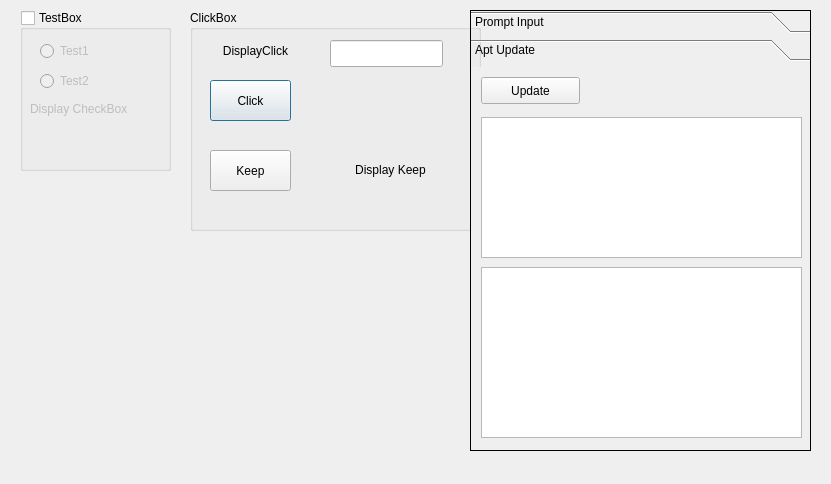
<?xml version="1.0" encoding="UTF-8"?>
<ui version="4.0">
 <class>Dialog</class>
 <widget class="QDialog" name="Dialog">
  <property name="geometry">
   <rect>
    <x>0</x>
    <y>0</y>
    <width>831</width>
    <height>484</height>
   </rect>
  </property>
  <property name="windowTitle">
   <string>Dialog</string>
  </property>
  <widget class="QGroupBox" name="groupBoxTest">
   <property name="geometry">
    <rect>
     <x>20</x>
     <y>10</y>
     <width>151</width>
     <height>161</height>
    </rect>
   </property>
   <property name="title">
    <string>TestBox</string>
   </property>
   <property name="checkable">
    <bool>true</bool>
   </property>
   <property name="checked">
    <bool>false</bool>
   </property>
   <widget class="QRadioButton" name="radioButtonTest1">
    <property name="geometry">
     <rect>
      <x>20</x>
      <y>30</y>
      <width>117</width>
      <height>22</height>
     </rect>
    </property>
    <property name="text">
     <string>Test1</string>
    </property>
   </widget>
   <widget class="QRadioButton" name="radioButtonTest2">
    <property name="geometry">
     <rect>
      <x>20</x>
      <y>60</y>
      <width>117</width>
      <height>22</height>
     </rect>
    </property>
    <property name="text">
     <string>Test2</string>
    </property>
   </widget>
   <widget class="QLabel" name="labelTest">
    <property name="geometry">
     <rect>
      <x>10</x>
      <y>90</y>
      <width>131</width>
      <height>17</height>
     </rect>
    </property>
    <property name="text">
     <string>Display CheckBox</string>
    </property>
   </widget>
  </widget>
  <widget class="QGroupBox" name="groupBoxClick">
   <property name="geometry">
    <rect>
     <x>190</x>
     <y>10</y>
     <width>291</width>
     <height>221</height>
    </rect>
   </property>
   <property name="title">
    <string>ClickBox</string>
   </property>
   <widget class="QLineEdit" name="lineEditName">
    <property name="geometry">
     <rect>
      <x>140</x>
      <y>30</y>
      <width>113</width>
      <height>27</height>
     </rect>
    </property>
    <property name="frame">
     <bool>true</bool>
    </property>
   </widget>
   <widget class="QLabel" name="labelRespond">
    <property name="geometry">
     <rect>
      <x>20</x>
      <y>30</y>
      <width>91</width>
      <height>21</height>
     </rect>
    </property>
    <property name="text">
     <string>DisplayClick</string>
    </property>
    <property name="alignment">
     <set>Qt::AlignCenter</set>
    </property>
   </widget>
   <widget class="QPushButton" name="pushButton">
    <property name="enabled">
     <bool>true</bool>
    </property>
    <property name="geometry">
     <rect>
      <x>20</x>
      <y>70</y>
      <width>81</width>
      <height>41</height>
     </rect>
    </property>
    <property name="text">
     <string>Click</string>
    </property>
    <property name="checkable">
     <bool>true</bool>
    </property>
    <property name="checked">
     <bool>false</bool>
    </property>
    <property name="Click1" stdset="0">
     <bool>false</bool>
    </property>
   </widget>
   <widget class="QPushButton" name="pushButtonKeep">
    <property name="geometry">
     <rect>
      <x>20</x>
      <y>140</y>
      <width>81</width>
      <height>41</height>
     </rect>
    </property>
    <property name="text">
     <string>Keep</string>
    </property>
    <property name="autoRepeat">
     <bool>true</bool>
    </property>
   </widget>
   <widget class="QLabel" name="labelRespondKeep">
    <property name="geometry">
     <rect>
      <x>140</x>
      <y>150</y>
      <width>121</width>
      <height>20</height>
     </rect>
    </property>
    <property name="text">
     <string>Display Keep</string>
    </property>
    <property name="alignment">
     <set>Qt::AlignCenter</set>
    </property>
   </widget>
  </widget>
  <widget class="QToolBox" name="toolBox">
   <property name="geometry">
    <rect>
     <x>470</x>
     <y>10</y>
     <width>341</width>
     <height>441</height>
    </rect>
   </property>
   <property name="frameShape">
    <enum>QFrame::Panel</enum>
   </property>
   <property name="currentIndex">
    <number>1</number>
   </property>
   <widget class="QWidget" name="page">
    <property name="geometry">
     <rect>
      <x>0</x>
      <y>0</y>
      <width>339</width>
      <height>377</height>
     </rect>
    </property>
    <attribute name="label">
     <string>Prompt Input</string>
    </attribute>
    <widget class="QPushButton" name="pushButtonStrInput">
     <property name="geometry">
      <rect>
       <x>20</x>
       <y>0</y>
       <width>99</width>
       <height>27</height>
      </rect>
     </property>
     <property name="text">
      <string>Input Str</string>
     </property>
    </widget>
    <widget class="QPushButton" name="pushButtonIntInput">
     <property name="geometry">
      <rect>
       <x>20</x>
       <y>40</y>
       <width>99</width>
       <height>27</height>
      </rect>
     </property>
     <property name="text">
      <string>Input Int</string>
     </property>
    </widget>
    <widget class="QLineEdit" name="lineEditRespondStr">
     <property name="geometry">
      <rect>
       <x>160</x>
       <y>0</y>
       <width>113</width>
       <height>27</height>
      </rect>
     </property>
     <property name="alignment">
      <set>Qt::AlignCenter</set>
     </property>
     <property name="readOnly">
      <bool>true</bool>
     </property>
    </widget>
    <widget class="QLineEdit" name="lineEditRespondInt">
     <property name="geometry">
      <rect>
       <x>160</x>
       <y>40</y>
       <width>113</width>
       <height>27</height>
      </rect>
     </property>
     <property name="alignment">
      <set>Qt::AlignCenter</set>
     </property>
     <property name="readOnly">
      <bool>true</bool>
     </property>
    </widget>
   </widget>
   <widget class="QWidget" name="page_2">
    <property name="geometry">
     <rect>
      <x>0</x>
      <y>0</y>
      <width>339</width>
      <height>377</height>
     </rect>
    </property>
    <attribute name="label">
     <string>Apt Update</string>
    </attribute>
    <widget class="QPushButton" name="pushButtonAptUpdate">
     <property name="geometry">
      <rect>
       <x>10</x>
       <y>10</y>
       <width>99</width>
       <height>27</height>
      </rect>
     </property>
     <property name="text">
      <string>Update</string>
     </property>
    </widget>
    <widget class="QListWidget" name="listWidgetApt">
     <property name="geometry">
      <rect>
       <x>10</x>
       <y>50</y>
       <width>321</width>
       <height>141</height>
      </rect>
     </property>
    </widget>
    <widget class="QPlainTextEdit" name="plainTextEditApt">
     <property name="geometry">
      <rect>
       <x>10</x>
       <y>200</y>
       <width>321</width>
       <height>171</height>
      </rect>
     </property>
     <property name="documentTitle">
      <string/>
     </property>
     <property name="readOnly">
      <bool>true</bool>
     </property>
     <property name="textInteractionFlags">
      <set>Qt::NoTextInteraction</set>
     </property>
     <property name="backgroundVisible">
      <bool>false</bool>
     </property>
    </widget>
   </widget>
  </widget>
  <zorder>groupBoxClick</zorder>
  <zorder>groupBoxTest</zorder>
  <zorder>toolBox</zorder>
 </widget>
 <resources/>
 <connections/>
</ui>
